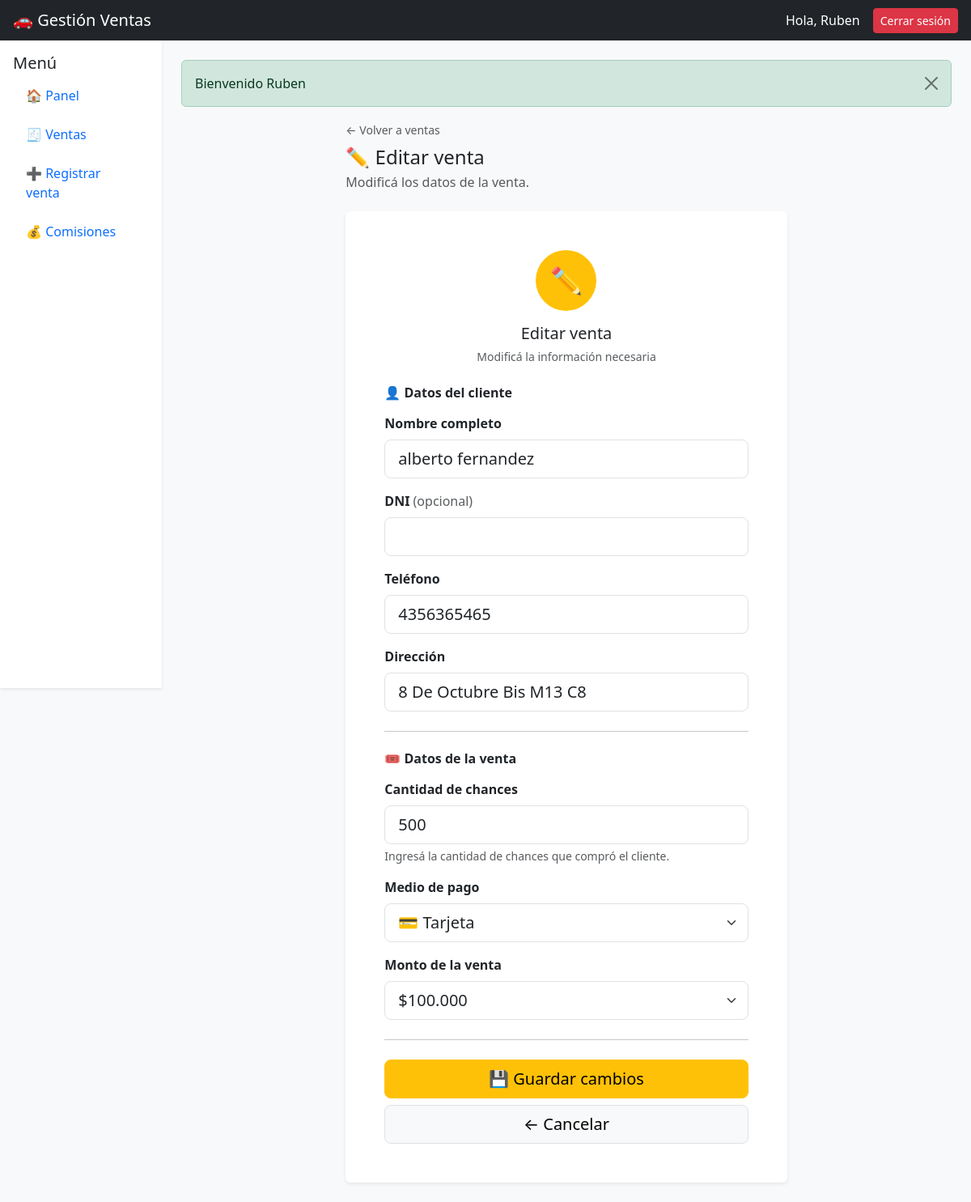
The page /index.php?action=ventas.editar&id=3 (signed in) on the database its author committed.
### tables this page shows
CREATE TABLE `ventas` (
  `id` int(11) NOT NULL,
  `vendedor_id` int(11) NOT NULL,
  `tipo_venta` enum('sorteo','moto','auto') NOT NULL DEFAULT 'sorteo',
  `cliente_nombre` varchar(150) NOT NULL,
  `cliente_dni` varchar(30) NOT NULL,
  `cliente_direccion` varchar(200) DEFAULT NULL,
  `cliente_telefono` varchar(30) DEFAULT NULL,
  `monto` decimal(12,2) NOT NULL,
  `cantidad_chances` int(11) DEFAULT 0,
  `medio_pago` varchar(50) NOT NULL,
  `creado_en` timestamp NOT NULL DEFAULT current_timestamp()
);

### controllers/VentaController.php (called while the page is built, shortened)
<?php
class VentaController{
    private $model;
    public function __construct()
    {
        require_once("c://xampp/htdocs/gestion_ventas/models/Venta.php");
        $this->model = new VentaModel();
    }
    public function editar($id){
        $vendedor_id =
            $_SESSION["usuario_id"];
        $venta =
            $this->model->getVentaPorId(
                $id,
                $vendedor_id
            );
        require_once(
            "c://xampp/htdocs/gestion_ventas/views/ventas/editar.php"
        );
    }
}
?>

### config/database.php (called while the page is built)
<?php
    class db{
        private $host = "localhost";
        private $dbname = "control_ventas";
        private $user = "root";
        private $password = "";
        public function conexion(){
            try{
                $PDO = new PDO("mysql:host=".$this->host.";dbname=".$this->dbname,$this->user,$this->password);
                return $PDO;
            }catch(PDOException $e){
                return $e->getMessage();
            }
        }
    }
?>

### models/Venta.php (called while the page is built, shortened)
<?php
class VentaModel{
    private $PDO;
    public function __construct()
    {
        require_once("c://xampp/htdocs/gestion_ventas/config/database.php");
        $con = new db();
        $this->PDO = $con->conexion();
    }
    public function getVentaPorId($id, $vendedor_id){
        $statement = $this->PDO->prepare(
            "SELECT
                v.*,
                u.nombre AS vendedor_nombre
            FROM ventas v
            INNER JOIN usuarios u
                ON v.vendedor_id = u.id
            WHERE v.id = :id
            AND v.vendedor_id = :vendedor_id
            LIMIT 1"
        );
        $statement->bindValue(
            ":id",
            $id,
            PDO::PARAM_INT
        );
        $statement->bindValue(
            ":vendedor_id",
            $vendedor_id,
            PDO::PARAM_INT
        );
        $statement->execute();
        return $statement->fetch(PDO::FETCH_ASSOC);
    }
}
?>

### views/ventas/editar.php (the view, shortened to what this page needs)
<?php require_once("c://xampp/htdocs/gestion_ventas/views/layouts/header.php"); ?>
<?php require_once("c://xampp/htdocs/gestion_ventas/views/layouts/navbar.php"); ?>
<div class="container-fluid">
    <div class="row">
        <?php require_once("c://xampp/htdocs/gestion_ventas/views/layouts/sidebar.php"); ?>
        <div class="col-12 col-md-10 p-2 p-md-4">
            <?php require_once("c://xampp/htdocs/gestion_ventas/views/layouts/alert.php"); ?>
            <div class="row justify-content-center">
                <div class="col-12 col-lg-8 col-xl-7">
                    <div class="mb-4">
                        <a href="/gestion_ventas/index.php?action=ventas"
                           class="text-decoration-none text-muted small">
                            ← Volver a ventas
                        </a>
                        <h4 class="mt-2 mb-1">
                            ✏️ Editar venta
                        </h4>
                        <p class="text-muted mb-0">
                            Modificá los datos de la venta.
                        </p>
                    </div>
                    <div class="card border-0 shadow-sm">
                        <div class="card-body p-4 p-md-5">
                            <div class="text-center mb-4">
                                <div class="bg-warning text-dark rounded-circle d-flex align-items-center justify-content-center mx-auto"
                                     style="width: 75px; height: 75px; font-size: 2rem;">
                                    ✏️
                                </div>
                                <h5 class="mt-3 mb-1">
                                    Editar venta
                                </h5>
                                <small class="text-muted">
                                    Modificá la información necesaria
                                </small>
                            </div>
                            <form action="/gestion_ventas/index.php?action=ventas.update"
                                  method="POST">
                                <div class="mb-4">
                                    <h6 class="fw-semibold mb-3">
                                        👤 Datos del cliente
                                    </h6>
                                    <div class="mb-3">
                                        <label for="cliente_nombre"
                                               class="form-label fw-semibold">
                                            Nombre completo
                                        </label>
                                        <input type="text"
                                               id="cliente_nombre"
                                               name="cliente_nombre"
                                               class="form-control form-control-lg"
                                               value="<?= htmlspecialchars($venta['cliente_nombre']); ?>"
                                               required>
                                    </div>
                                    <div class="mb-3">
                                        <label for="cliente_dni"
                                               class="form-label fw-semibold">
                                            DNI
                                            <span class="text-muted fw-normal">
                                                (opcional)
                                            </span>
                                        </label>
                                        <input type="text"
                                               id="cliente_dni"
                                               name="cliente_dni"
                                               class="form-control form-control-lg"
                                               value="<?= htmlspecialchars($venta['cliente_dni'] ?? ''); ?>"
                                               inputmode="numeric">
                                    </div>
                                    <div class="mb-3">
                                        <label for="cliente_telefono"
                                               class="form-label fw-semibold">
                                            Teléfono
                                        </label>
                                        <input type="tel"
                                               id="cliente_telefono"
                                               name="cliente_telefono"
                                               class="form-control form-control-lg"
                                               value="<?= htmlspecialchars($venta['cliente_telefono']); ?>"
                                               inputmode="tel"
                                               required>
                                    </div>
                                    <div class="mb-3">
                                        <label for="cliente_direccion"
                                               class="form-label fw-semibold">
                                            Dirección
                                        </label>
                                        <input type="text"
                                               id="cliente_direccion"
                                               name="cliente_direccion"
                                               class="form-control form-control-lg"
                                               value="<?= htmlspecialchars($venta['cliente_direccion']); ?>"
                                               required>
                                    </div>
                                </div>
                                <hr class="my-4">
                                <div class="mb-4">
                                    <h6 class="fw-semibold mb-3">
                                        🎟️ Datos de la venta
                                    </h6>
                                    <div class="mb-3">
                                        <label for="cantidad_chances"
                                               class="form-label fw-semibold">
                                            Cantidad de chances
                                        </label>
                                        <input type="number"
                                               id="cantidad_chances"
                                               name="cantidad_chances"
                                               class="form-control form-control-lg"
                                               min="1"
                                               step="1"
                                               value="<?= (int)$venta['cantidad_chances']; ?>"
                                               inputmode="numeric"
                                               required>
                                        <div class="form-text">
                                            Ingresá la cantidad de chances que compró el cliente.
                                        </div>
                                    </div>
                                    <div class="mb-3">
                                        <label for="medio_pago"
                                               class="form-label fw-semibold">
                                            Medio de pago
                                        </label>
                                        <select id="medio_pago"
                                                name="medio_pago"
                                                class="form-select form-select-lg"
                                                required>
                                            <option value="Tarjeta"
                                                <?= $venta['medio_pago'] === 'Tarjeta' ? 'selected' : ''; ?>>
                                                💳 Tarjeta
                                            </option>
                                        </select>
                                    </div>
                                    <div class="mb-3">
                                        <label for="monto"
                                               class="form-label fw-semibold">
                                            Monto de la venta
                                        </label>
                                        <select id="monto"
                                                name="monto"
                                                class="form-select form-select-lg"
                                                required>
                                            <option value="100000"
                                                <?= (float)$venta['monto'] == 100000 ? 'selected' : ''; ?>>
                                                $100.000
                                            </option>
                                        </select>
                                    </div>
                                </div>
                                <hr class="my-4">
                                <div class="d-flex flex-column gap-2">
                                    <button type="submit"
                                            class="btn btn-warning btn-lg">
                                        💾 Guardar cambios
                                    </button>
                                    <a href="/gestion_ventas/index.php?action=ventas"
                                       class="btn btn-light btn-lg border">
                                        ← Cancelar
                                    </a>
                                </div>
                            </form>
                        </div>
                    </div>
                </div>
            </div>
        </div>
    </div>
</div>
<?php require_once("c://xampp/htdocs/gestion_ventas/views/layouts/footer.php"); ?>

### rows shown on the page
ventas: cliente_nombre "alberto fernandez", cliente_telefono "4356365465", cliente_direccion "8 De Octubre Bis M13 C8", cantidad_chances "500", medio_pago "💳 Tarjeta", monto "$100.000"

### other values the page prints
$_SESSION['nombre'] "Ruben"
$_SESSION["mensaje"] "Bienvenido Ruben"
